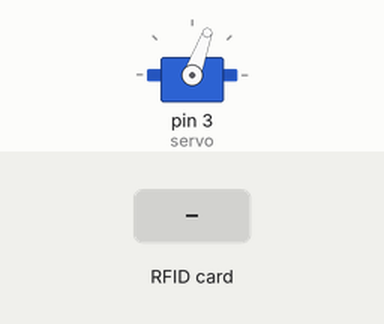
Recording of a sketch running on a simulated Arduino Uno, built with avr-gcc and run on an emulated ATmega328P. Shown: servo. The inputs (shaded band) are chosen by the test bench. What the sketch prints to the serial monitor is not drawn.

Above: at 1.2 s.
1.3 s: RFID card A0 B1 53 7E held to the reader
2.8 s: RFID card A0 B1 53 7E held to the reader
At 6.5 s:
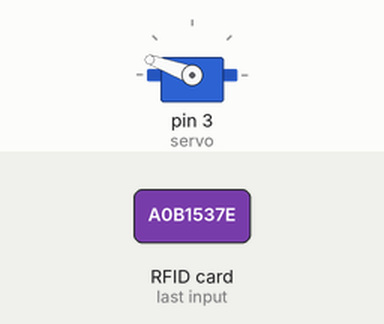
Timing chart, 0 to 8.0 s (numbered marks = the images above; inputs shaded):
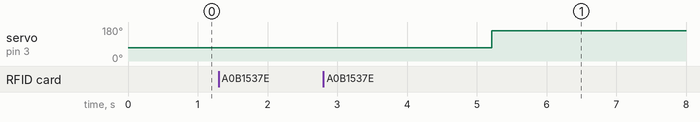

The sketch:

door_locker_servo.ino
```cpp
/*Door lock system code
 * https://srituhobby.com
 */

#include <Servo.h>
#include <SPI.h>
#include <MFRC522.h>

#define SS_PIN 10
#define RST_PIN 9
String UID = "A0 B1 53 7E";
byte lock = 0;

Servo servo;
MFRC522 rfid(SS_PIN, RST_PIN);


void setup() {
  Serial.begin(9600);
  servo.write(70);
  servo.attach(3);
  SPI.begin();
  rfid.PCD_Init();
}

void loop() {
  if ( ! rfid.PICC_IsNewCardPresent())
    return;
  if ( ! rfid.PICC_ReadCardSerial())
    return;


  Serial.print("NUID tag is :");
  String ID = "";
  for (byte i = 0; i < rfid.uid.size; i++) {
    ID.concat(String(rfid.uid.uidByte[i] < 0x10 ? " 0" : " "));
    ID.concat(String(rfid.uid.uidByte[i], HEX));
    delay(300);
  }
  ID.toUpperCase();

  if (ID.substring(1) == UID && lock == 0 ) {

    servo.write(70);
    delay(1500);
    lock = 1;
  } else if (ID.substring(1) == UID && lock == 1 ) {
    servo.write(160);
    Serial.print("fon");
    delay(1500);
    lock = 0;
  } else {
    delay(1500);
    Serial.print("AFF");
  }
}
```

Measured:
- after the input at 1.3 s, every drawn part: stays the same
- after the input at 2.8 s, servo on pin 3 (servo): 70° → 160° after 2.4 s
